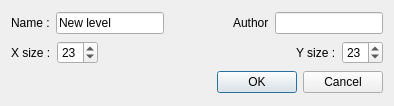
<?xml version="1.0" encoding="UTF-8"?>
<ui version="4.0">
 <class>EditorNewLevelDialog</class>
 <widget class="QDialog" name="EditorNewLevelDialog">
  <property name="windowModality">
   <enum>Qt::NonModal</enum>
  </property>
  <property name="geometry">
   <rect>
    <x>0</x>
    <y>0</y>
    <width>394</width>
    <height>106</height>
   </rect>
  </property>
  <property name="sizePolicy">
   <sizepolicy hsizetype="Preferred" vsizetype="Preferred">
    <horstretch>0</horstretch>
    <verstretch>0</verstretch>
   </sizepolicy>
  </property>
  <property name="windowTitle">
   <string>New level</string>
  </property>
  <property name="sizeGripEnabled">
   <bool>false</bool>
  </property>
  <property name="modal">
   <bool>true</bool>
  </property>
  <layout class="QVBoxLayout" name="verticalLayout">
   <item>
    <layout class="QHBoxLayout" name="horizontalLayout_2">
     <item>
      <widget class="QLabel" name="label_3">
       <property name="text">
        <string>Name :</string>
       </property>
      </widget>
     </item>
     <item>
      <widget class="QLineEdit" name="lineEdit_name">
       <property name="text">
        <string>New level</string>
       </property>
       <property name="maxLength">
        <number>50</number>
       </property>
      </widget>
     </item>
     <item>
      <spacer name="horizontalSpacer_2">
       <property name="orientation">
        <enum>Qt::Horizontal</enum>
       </property>
       <property name="sizeHint" stdset="0">
        <size>
         <width>40</width>
         <height>20</height>
        </size>
       </property>
      </spacer>
     </item>
     <item>
      <widget class="QLabel" name="label_4">
       <property name="text">
        <string>Author</string>
       </property>
      </widget>
     </item>
     <item>
      <widget class="QLineEdit" name="lineEdit_author">
       <property name="text">
        <string/>
       </property>
       <property name="maxLength">
        <number>50</number>
       </property>
      </widget>
     </item>
    </layout>
   </item>
   <item>
    <layout class="QHBoxLayout" name="horizontalLayout">
     <item>
      <widget class="QLabel" name="label">
       <property name="text">
        <string>X size :</string>
       </property>
      </widget>
     </item>
     <item>
      <widget class="QSpinBox" name="spinBox_xSize">
       <property name="minimum">
        <number>5</number>
       </property>
       <property name="value">
        <number>23</number>
       </property>
      </widget>
     </item>
     <item>
      <spacer name="horizontalSpacer">
       <property name="orientation">
        <enum>Qt::Horizontal</enum>
       </property>
       <property name="sizeHint" stdset="0">
        <size>
         <width>40</width>
         <height>20</height>
        </size>
       </property>
      </spacer>
     </item>
     <item>
      <widget class="QLabel" name="label_2">
       <property name="text">
        <string>Y size :</string>
       </property>
      </widget>
     </item>
     <item>
      <widget class="QSpinBox" name="spinBox_ySize">
       <property name="minimum">
        <number>5</number>
       </property>
       <property name="value">
        <number>23</number>
       </property>
      </widget>
     </item>
    </layout>
   </item>
   <item>
    <widget class="QDialogButtonBox" name="buttonBox">
     <property name="enabled">
      <bool>true</bool>
     </property>
     <property name="orientation">
      <enum>Qt::Horizontal</enum>
     </property>
     <property name="standardButtons">
      <set>QDialogButtonBox::Cancel|QDialogButtonBox::Ok</set>
     </property>
    </widget>
   </item>
  </layout>
 </widget>
 <resources/>
 <connections>
  <connection>
   <sender>buttonBox</sender>
   <signal>accepted()</signal>
   <receiver>EditorNewLevelDialog</receiver>
   <slot>accept()</slot>
   <hints>
    <hint type="sourcelabel">
     <x>248</x>
     <y>254</y>
    </hint>
    <hint type="destinationlabel">
     <x>157</x>
     <y>274</y>
    </hint>
   </hints>
  </connection>
  <connection>
   <sender>buttonBox</sender>
   <signal>rejected()</signal>
   <receiver>EditorNewLevelDialog</receiver>
   <slot>reject()</slot>
   <hints>
    <hint type="sourcelabel">
     <x>316</x>
     <y>260</y>
    </hint>
    <hint type="destinationlabel">
     <x>286</x>
     <y>274</y>
    </hint>
   </hints>
  </connection>
 </connections>
</ui>
